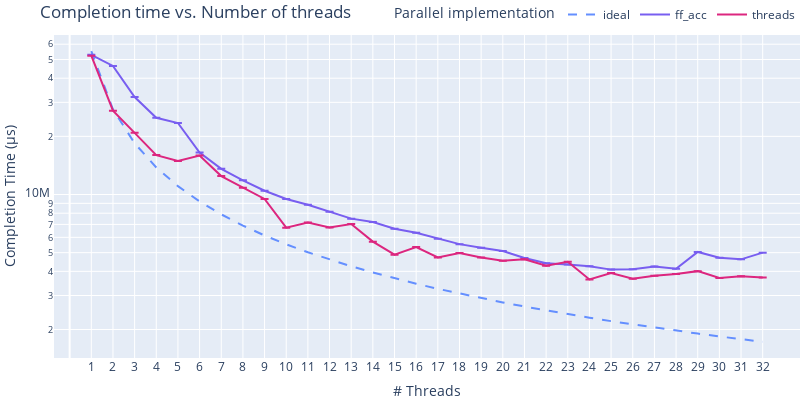

The notebook cell this image was saved under:
### Code cell
plot_metrics(y="completion time", title="Completion time vs. Number of threads", xtitle="# Threads", ytitle="Completion Time (µs)")

### Figure 1 — Plotly figure (JSON) as saved in the notebook; plotly's stock layout.template omitted (floating-point values rounded to 4 significant figures)
{"data": [{"line": {"color": "#648FFF", "dash": "dash"}, "marker": {"size": 8, "symbol": "circle"}, "name": "ideal", "type": "scatter", "x": [1, 2, 3, 4, 5, 6, 7, 8, 9, 10, 11, 12, 13, 14, 15, 16, 17, 18, 19, 20, 21, 22, 23, 24, 25, 26, 27, 28, 29, 30, 31, 32], "y": [55243296, 27621648, 18414432, 13810824, 11050000.0, 9207216, 7892000.0, 6905412, 6138144, 5524000.0, 5022000.0, 4603608, 4249000.0, 3946000.0, 3683000.0, 3452706, 3250000.0, 3069072, 2908000.0, 2762000.0, 2631000.0, 2511000.0, 2402000.0, 2301804, 2210000.0, 2125000.0, 2046048, 1973000.0, 1905000.0, 1841000.0, 1782000.0, 1726353]}, {"error_y": {"array": [null, null, null, null, null, null, null, null, null, null, null, null, null, null, null, null, null, null, null, null, null, null, null, null, null, null, null, null, null, null, null, null], "type": "data", "visible": true}, "line": {"color": "#785EF0"}, "marker": {"size": 8, "symbol": "square"}, "mode": "lines", "name": "ff_acc", "type": "scatter", "x": [1, 2, 3, 4, 5, 6, 7, 8, 9, 10, 11, 12, 13, 14, 15, 16, 17, 18, 19, 20, 21, 22, 23, 24, 25, 26, 27, 28, 29, 30, 31, 32], "y": [52906709, 46298869, 31944229, 24980223, 23448999, 16505437, 13577159, 11848319, 10458387, 9479531, 8849778, 8137147, 7501054, 7206479, 6653619, 6331286, 5907749, 5534249, 5303351, 5094208, 4695738, 4408599, 4342182, 4252727, 4084469, 4099955, 4240812, 4125791, 5044308, 4707590, 4616079, 5000366]}, {"error_y": {"array": [null, null, null, null, null, null, null, null, null, null, null, null, null, null, null, null, null, null, null, null, null, null, null, null, null, null, null, null, null, null, null, null], "type": "data", "visible": true}, "line": {"color": "#DC267F"}, "marker": {"size": 8, "symbol": "x"}, "mode": "lines", "name": "threads", "type": "scatter", "x": [1, 2, 3, 4, 5, 6, 7, 8, 9, 10, 11, 12, 13, 14, 15, 16, 17, 18, 19, 20, 21, 22, 23, 24, 25, 26, 27, 28, 29, 30, 31, 32], "y": [52323867, 27184209, 20860663, 15996706, 14929947, 15919114, 12461079, 10847390, 9486470, 6732936, 7159000, 6754388, 7040917, 5701111, 4877758, 5343460, 4721294, 4979551, 4721777, 4539062, 4619838, 4281971, 4483098, 3632266, 3918061, 3661931, 3797948, 3878904, 4010683, 3693904, 3777354, 3722810]}], "layout": {"height": 400, "legend": {"orientation": "h", "title": {"text": "Parallel implementation"}, "x": 1, "xanchor": "right", "y": 1.02, "yanchor": "bottom"}, "margin": {"b": 0, "l": 0, "r": 0, "t": 0}, "title": {"text": "Completion time vs. Number of threads"}, "width": 800, "xaxis": {"tickmode": "array", "tickvals": [1, 2, 3, 4, 5, 6, 7, 8, 9, 10, 11, 12, 13, 14, 15, 16, 17, 18, 19, 20, 21, 22, 23, 24, 25, 26, 27, 28, 29, 30, 31, 32], "title": {"text": "# Threads"}}, "yaxis": {"title": {"text": "Completion Time (µs)"}, "type": "log"}}}
